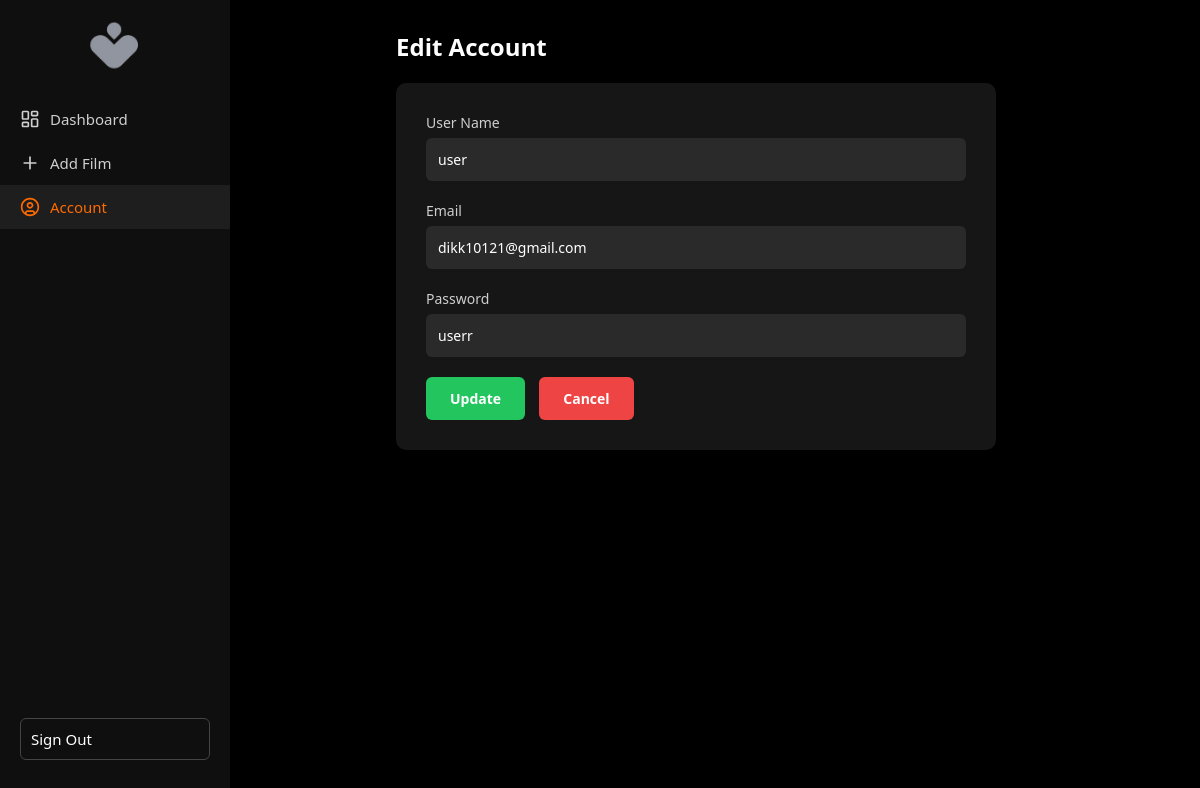
The page /Tugas/dashboard_account_edit.php?id=1 on the database its author committed.
### tables this page shows
CREATE TABLE `users` (
  `id` int(11) NOT NULL,
  `email` varchar(225) DEFAULT NULL,
  `username` varchar(50) DEFAULT NULL,
  `password` varchar(50) DEFAULT NULL
);

### Tugas/dashboard_account_edit.php (the view, shortened to what this page needs)
<?php
include 'sys_koneksi.php';
$id = (int)$_GET['id'];
$result = $koneksi->query("SELECT * FROM users WHERE id=$id");
$user = $result->fetch_assoc();
?>
<!DOCTYPE html>
<html lang="en">
<head>
  <link rel="stylesheet" href="css/dashboard_account_edit.css">
</head>
<body>
  <div class="sidebar">
    <div>
      <div class="logo">
         <img src="image\logo.png" alt="Logo Bioskop" />
      </div>
      <div class="menu">
        <a href="dashboard_list.php">
          Dashboard
        </a>
        <a href="dashboard_add.php">
          Add Film
        </a>
        <a href="dashboard_account.php" class="active">
          Account
        </a>
      </div>
    </div>
    <a href="logout.php" class="logout">Sign Out</a>
  </div>
  <div class="main-content">
    <h2>Edit Account</h2>
    <form method="POST" class="form-edit">
      <label>User Name</label>
      <input type="text" name="username" value="<?php echo htmlspecialchars($user['username']); ?>" required>
      <label>Email</label>
      <input type="email" name="email" value="<?php echo htmlspecialchars($user['email']); ?>" required>
      <label>Password</label>
      <input type="text" name="password" value="<?php echo htmlspecialchars($user['password']); ?>" required>
      <button type="submit" class="btn-edit">Update</button>
      <a href="dashboard_account.php" class="btn-delete">Cancel</a>
    </form>
  </div>
</body>
</html>

### Tugas/css/dashboard_account_edit.css (style rules this page uses)
* { margin: 0; padding: 0; box-sizing: border-box; font-family: 'Segoe UI', Tahoma, Geneva, Verdana, sans-serif; }
body { background-color: #000; color: #fff; display: flex; min-height: 100vh; }
.sidebar { width: 230px; background-color: #0f0f0f; height: 100vh; position: fixed; top: 0; left: 0; display: flex; flex-direction: column; justify-content: space-between; padding: 20px 0; }
.logo { text-align: center; margin-bottom: 25px; }
.logo img { width: 60px; height: auto; display: block; margin: 0 auto; }
.sidebar .menu { display: flex; flex-direction: column; }
.sidebar a { color: #cfcfcf; text-decoration: none; padding: 12px 20px; transition: all .3s ease; font-size: 15px; display: flex; align-items: center; gap: 10px; }
.sidebar a:hover, .sidebar a.active { background-color: #1e1e1e; color: #ff6a00; }
.sidebar .logout { margin: 20px; padding: 10px; border: 1px solid #444; text-align: center; border-radius: 6px; background: transparent; color: #fff; transition: 0.3s; }
.menu-icon { width: 20px; height: 20px; }
.main-content { margin-left: 230px; padding: 30px; width: calc(100% - 230px); }
.main-content h2 { font-size: 24px; font-weight: 700; margin-bottom: 20px; }
.form-edit { background: #161616; border-radius: 10px; padding: 30px; max-width: 600px; }
.form-edit label { display: block; margin-bottom: 6px; font-size: 14px; color: #cfcfcf; font-weight: 500; }
.form-edit input { width: 100%; padding: 12px; border-radius: 6px; border: none; outline: none; background: #2a2a2a; color: #fff; margin-bottom: 20px; font-size: 14px; }
.btn-edit, .btn-delete { display: inline-block; padding: 12px 24px; border-radius: 6px; font-size: 14px; font-weight: 600; border: none; cursor: pointer; text-decoration: none; margin-right: 10px; transition: 0.3s; }
.btn-edit { background: #22c55e; color: #fff; }
.btn-delete { background: #ef4444; color: #fff; }

### rows shown on the page
users: username "user", email "dikk10121@gmail.com", password "userr"
